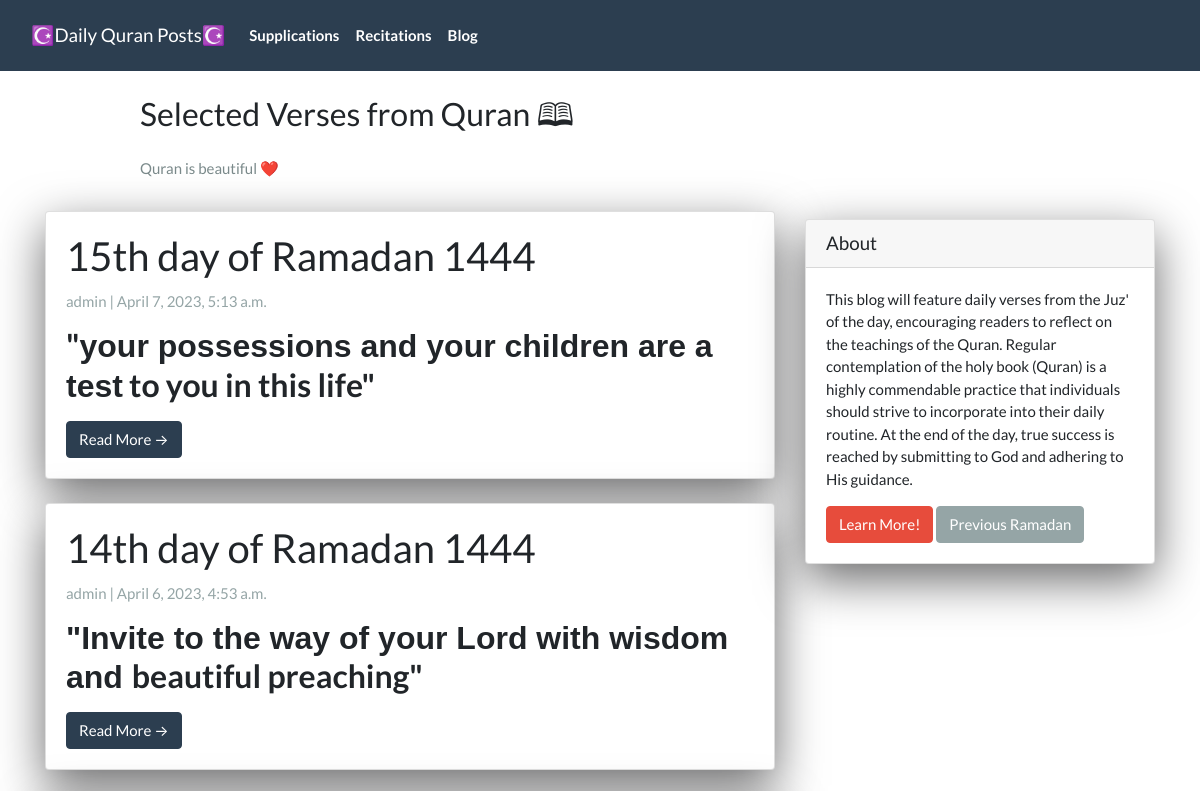
Before: / (upper part) with the older database file.
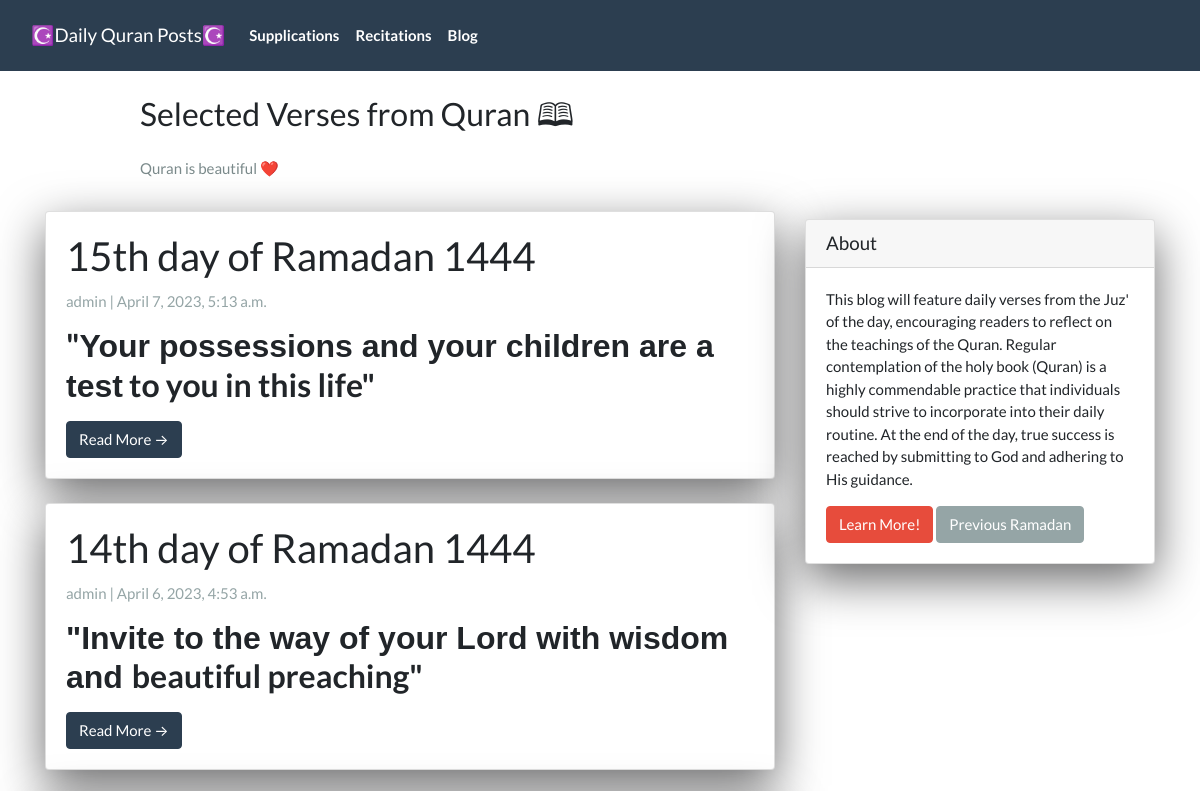
After: the same page with the newer database file.
### App/models.py (models this page shows, shortened)
class Post(models.Model):
  title =  models.CharField(max_length=200, unique=True)
  slug =   models.SlugField(max_length=200, unique=True)
  author = models.ForeignKey(User, on_delete=models.CASCADE, related_name='blog_posts')
  created_on = models.DateTimeField(auto_now_add=True)
  updated_on = models.DateTimeField(auto_now=True)
  summary = RichTextField(blank=True, null=True)
  content = RichTextField(blank=True, null=True)
  video_link = EmbedVideoField(blank=True, null=True)
  status = models.IntegerField(choices=STATUS, default=0)
  class Meta:
    ordering = ['-created_on']

### App/views.py (the view)
# urls.py: path('',                PostList.as_view(),           name="home"),
class PostList(generic.ListView):
  queryset = Post.objects.filter(status=1).order_by('-created_on')
  template_name = 'index.html'

### App/templates/index.html (shortened to what this page needs)
{% extends "base.html" %}
{% block content %}
<header class="masthead">
  <div class="container">
    <div class="row">
      <div class=" col-md-8 col-md-10 mx-auto">
        <div class="site-heading">
          <h3 class=" site-heading my-4 mt-3 text-black">Selected Verses from Quran 🕮 </h3>
          <p class="text-dark">Quran is beautiful ❤️</p>
        </div>
      </div>
    </div>
  </div>
</header>
<div class="container">
  <div class="row">
    <div class="col-md-8 mt-3 left">
      {% for post in post_list %}
      <div class="card mb-4">
        <div class="card-body">
          <h2 class="card-title">{{ post.title }}</h2>
          <p class="card-text text-muted h6">{{ post.author }} | {{ post.created_on}} </p>
          <p class="card-text">{{post.summary | safe}}</p>
          <a href="{% url 'post_detail' post.slug  %}" class="btn btn-primary">Read More &rarr;</a>
        </div>
      </div>
      {% endfor %}
    </div>
    {% block sidebar %}
    {% include 'sidebar.html' %}
    {% endblock sidebar %}
  </div>
</div>
{%endblock%}

Changed rows visible on the page:
changed Post "15th day of Ramadan 1444": summary "\" your possessions and your children are a test to you in this life\"" → "\" Your possessions and your children are a test to you in this life\""
